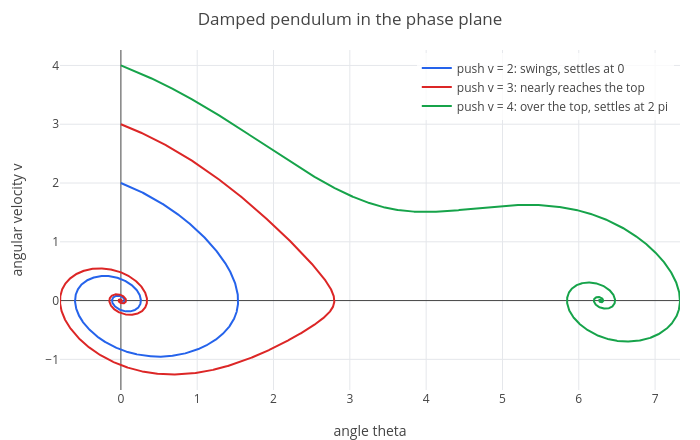

Notebook code for this chart:
### Markdown cell above
Hanging down: complex eigenvalues with negative real part, a **stable spiral**. Standing up: a **saddle**. In the phase
plane, a push with $v = 3$ almost reaches the top and falls back; $v = 4$ carries the pendulum over the top once, and it
settles hanging down one full turn further on, at $\theta = 2\pi$.

### Code cell
a = odeplot([v, -sin(th) - v/2], [th v], t, [0 2], 0, 30, [th v]);
b = odeplot([v, -sin(th) - v/2], [th v], t, [0 3], 0, 30, [th v]);
c = odeplot([v, -sin(th) - v/2], [th v], t, [0 4], 0, 30, [th v]);
p = show(a, b, c);
p = legend(p, "push v = 2: swings, settles at 0", "push v = 3: nearly reaches the top", "push v = 4: over the top, settles at 2 pi");
labels(title(p, "Damped pendulum in the phase plane"), "angle theta", "angular velocity v")

### Figure 1 — Plotly figure (JSON) as saved in the notebook; plotly's stock layout.template omitted (floating-point values rounded to 4 significant figures; data arrays with more than 128 entries replaced by an {"elided": "..."} marker saying what was removed)
{"data": [{"line": {"color": "#2563eb", "width": 2}, "mode": "lines", "name": "push v = 2: swings, settles at 0", "type": "scatter", "x": {"elided": "2531 float values"}, "y": {"elided": "2531 float values"}}, {"line": {"color": "#dc2626", "width": 2}, "mode": "lines", "name": "push v = 3: nearly reaches the top", "type": "scatter", "x": {"elided": "2550 float values"}, "y": {"elided": "2550 float values"}}, {"line": {"color": "#16a34a", "width": 2}, "mode": "lines", "name": "push v = 4: over the top, settles at 2 pi", "type": "scatter", "x": {"elided": "2457 float values"}, "y": {"elided": "2457 float values"}}], "layout": {"height": 440, "legend": {"bgcolor": "rgba(255,255,255,0.8)", "x": 0.99, "xanchor": "right", "y": 0.99, "yanchor": "top"}, "margin": {"b": 50, "l": 60, "r": 20, "t": 50}, "showlegend": true, "title": {"text": "Damped pendulum in the phase plane"}, "width": 700, "xaxis": {"title": {"text": "angle theta"}, "zeroline": true}, "yaxis": {"range": [-1.521, 4.263], "title": {"text": "angular velocity v"}, "zeroline": true}}}
